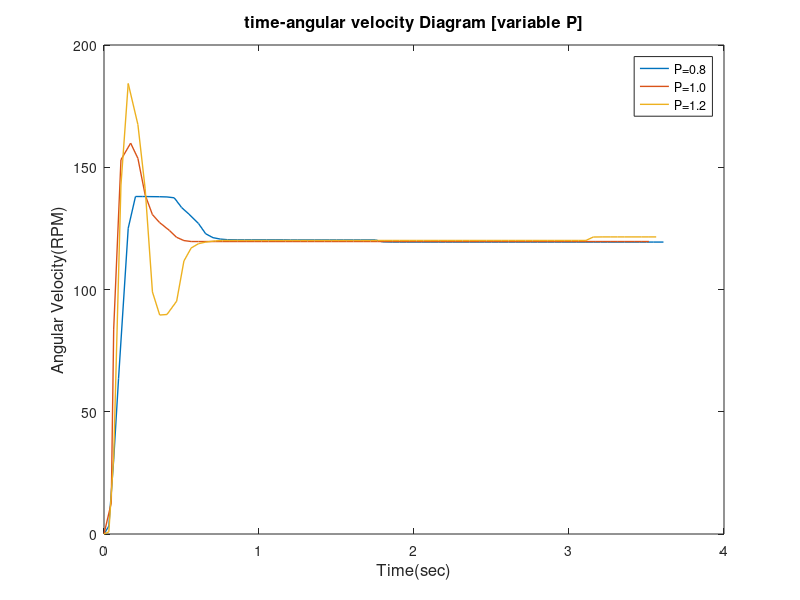
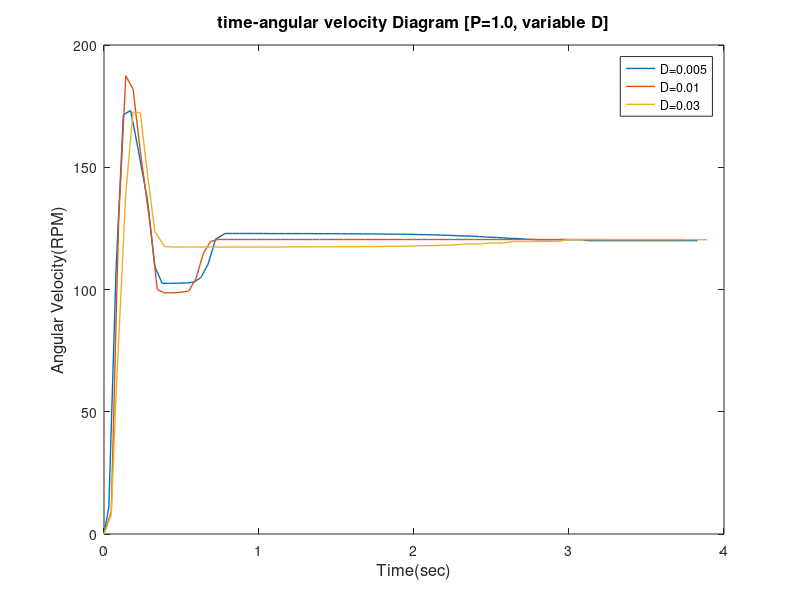
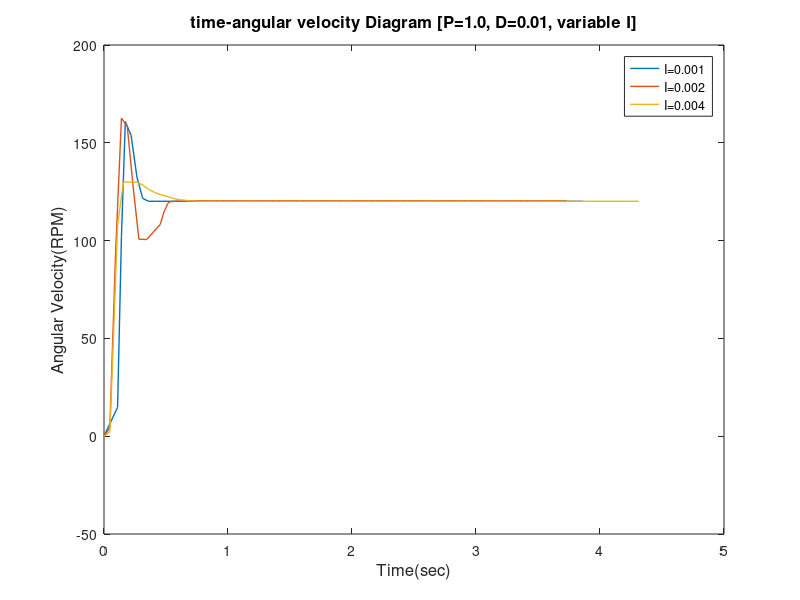

The MATLAB source for these figures, in order:
%load data
load('PID.mat');
load('PD.mat');
load('P.mat');
%initialization time on zero
time1_1 = time1_1 - time1_1(1);
time1_2 = time1_2 - time1_2(1);
time1_3 = time1_3 - time1_3(1);

figure(1)
%time-angular velocity Diagram [P=0.8]
plot(time1_1,velocity1_1,'LineWidth',1);
hold on
title('time-angular velocity Diagram [variable P]','fontsize',12)
xlabel('Time(sec)','fontsize',12)
ylabel('Angular Velocity(RPM)','fontsize',12)

%time-angular velocity Diagram [P=1.0]
plot(time1_2,velocity1_2,'LineWidth',1);

%time-angular velocity Diagram [P=1.2]
plot(time1_3,velocity1_3,'LineWidth',1);
legend('P=0.8','P=1.0','P=1.2')

figure(2)
%time-angular velocity Diagram [P=1.0, D=0.005]
plot(time2_1,velocity2_1,'LineWidth',1);
hold on
title('time-angular velocity Diagram [P=1.0, variable D]','fontsize',12)
xlabel('Time(sec)','fontsize',12)
ylabel('Angular Velocity(RPM)','fontsize',12)

%time-angular velocity Diagram [P=1.0, D=0.01]
plot(time2_2,velocity2_2,'LineWidth',1);

%time-angular velocity Diagram [P=1.0, D=0.03]
plot(time2_3,velocity2_3,'LineWidth',1);
legend('D=0.005','D=0.01','D=0.03')

figure(3)
%time-angular velocity Diagram [P=1.0, D=0.01, I=0.001]
plot(time3_1,velocity3_1,'LineWidth',1);
hold on
title('time-angular velocity Diagram [P=1.0, D=0.01, variable I]','fontsize',12)
xlabel('Time(sec)','fontsize',12)
ylabel('Angular Velocity(RPM)','fontsize',12)

%time-angular velocity Diagram [P=1.0, D=0.01, I=0.002]
plot(time3_2,velocity3_2,'LineWidth',1);

%time-angular velocity Diagram [P=1.0, D=0.03, I=0.004]
plot(time3_3,velocity3_3,'LineWidth',1);
legend('I=0.001','I=0.002','I=0.004')